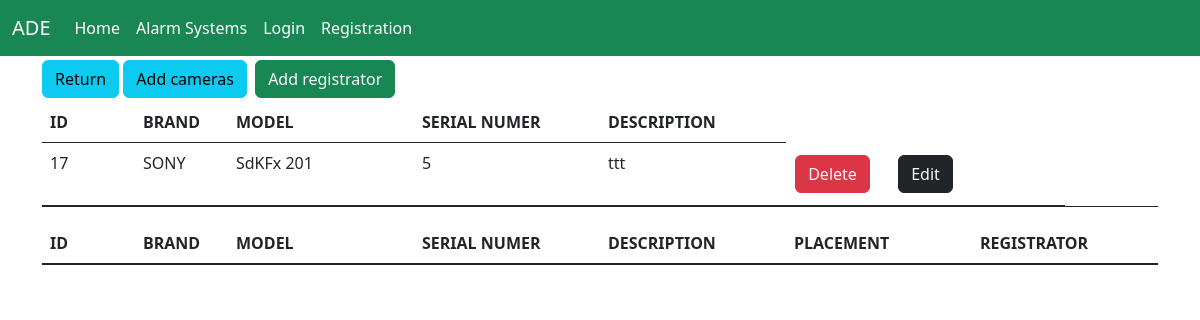
The app's page /main_view/details_system/25 with its own data.
### alarm_systems/models.py (models this page shows)
class System(models.Model):
    location = models.ForeignKey('Location', on_delete=models.CASCADE)
    date_installed = models.DateField(auto_now_add=True)
    last_check = models.DateField(auto_now=True)
    system_type = models.ForeignKey('SystemType', on_delete=models.CASCADE)

class Registrator(models.Model):
    brand = models.CharField(max_length=100)
    model = models.CharField(max_length=100)
    serial_number = models.CharField(max_length=100, unique=True)
    description = models.TextField(blank=True, null=True)
    system_types = models.ForeignKey('System', on_delete=models.CASCADE)

### alarm_systems/views.py (the view, shortened to what this page needs)
# urls.py: path('main_view/details_system/<int:system_id>', views.details_system,
def details_system(request, system_id):
    systems = System.objects.filter(pk=system_id)
    registrators = Registrator.objects.filter(system_types_id=system_id)
    centrals = Central.objects.filter(system_types_id=system_id)
    if registrators:
        cameras = []
        for registrator in registrators:
            cameras.extend(Camera.objects.filter(registrator_id=registrator))
        return render(request,
                      'home/system_details/details_system.html',
                      context={'registrators': registrators,
                               'cameras': cameras,
                               'systems': systems})
    else:
        return redirect('alarm_systems:empty_system', system_id)

### alarm_systems/templates/home/system_details/details_system.html (shortened to what this page needs)
{% extends 'base.html' %}
{% block container %}
    <div class="schedules-content">
        <div class="col-sm">
            {% if registrators %}
                <div class="col-sm">
                    {% for demanded_action in systems %}
                        <a href="{% url 'alarm_systems:location_details' demanded_action.location_id %}"
                           class="btn btn-info">Return</a>
                        <a href="{% url 'alarm_systems:add_camera' demanded_action.id %}"
                           class="btn btn-info">Add cameras</a>
                        <a href="{% url 'alarm_systems:add_registrator' demanded_action.id %}"
                           class="btn btn-success rounded-10 text-light m-1">Add registrator</a>
                    {% endfor %}
                </div>
                <table class="table border-bottom border-dark ">
                    <thead>
                    <tr class="d-flex">
                        <th class="col-sm-1">ID</th>
                        <th class="col-1">BRAND</th>
                        <th class="col-2">MODEL</th>
                        <th class="col-2">SERIAL NUMER</th>
                        <th class="col-2">DESCRIPTION</th>
                    </tr>
                    </thead>
                    <tbody class="text-color-lighter">
                    {% for registrator in registrators %}
                        <tr class="d-flex ">
                        <td class="col-sm-1">{{ registrator.id }}</td>
                        <td class="col-1">{{ registrator.brand }}</td>
                        <td class="col-2">{{ registrator.model }}</td>
                        <td class="col-2">{{ registrator.serial_number }}</td>
                        <td class="col-2">{{ registrator.description }}</td>
                        {% for demanded_action in systems %}
                            <td class="col-1 d-flex align-items-center justify-content-center flex-wrap">
                                <a href="{% url 'alarm_systems:delete_registrator' registrator.id %}"
                                   class="btn btn-danger rounded-10 text-light m-1">Delete</a>
                            <td class="col-1 d-flex align-items-center justify-content-center flex-wrap">
                                <a href="{% url 'alarm_systems:edit_registrator' registrator.id %}"
                                   class="btn btn-dark rounded-10 text-light m-1">Edit</a>
                            <td class="col-1 d-flex align-items-center justify-content-center flex-wrap">
                        {% endfor %}
                    {% endfor %}
                    </td>
                    </tbody>
                </table>
                <table class="table border-bottom border-dark ">
                    <thead>
                    <tr class="d-flex">
                        <th class="col-sm-1">ID</th>
                        <th class="col-1">BRAND</th>
                        <th class="col-2">MODEL</th>
                        <th class="col-2">SERIAL NUMER</th>
                        <th class="col-2">DESCRIPTION</th>
                        <th class="col-2">PLACEMENT</th>
                        <th class="col-2">REGISTRATOR</th>
                    </tr>
                    </thead>
                </table>
                </div>
            {% endif %}
    </div>
{% endblock %}

### records on screen
Registrator: id "17", brand "SONY", model "SdKFx 201", serial_number "5", description "ttt"
